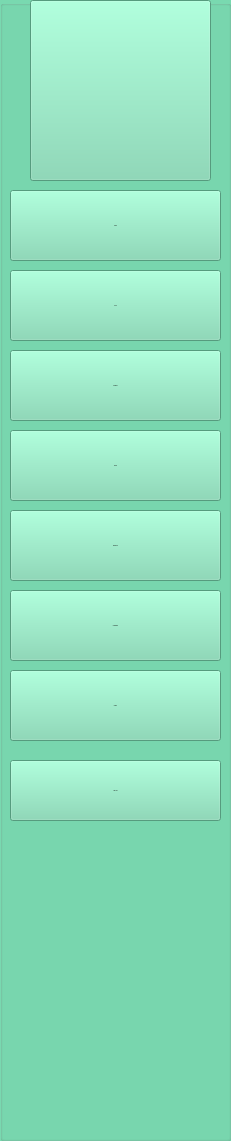
   <widget class="QGroupBox" name="groupBox">
    <property name="geometry">
     <rect>
      <x>0</x>
      <y>0</y>
      <width>231</width>
      <height>1141</height>
     </rect>
    </property>
    <property name="styleSheet">
     <string notr="true">background:#79d9b0; 
width:150px;</string>
    </property>
    <property name="title">
     <string/>
    </property>
    <widget class="QPushButton" name="pushButton_48">
     <property name="geometry">
      <rect>
       <x>10</x>
       <y>270</y>
       <width>211</width>
       <height>71</height>
      </rect>
     </property>
     <property name="font">
      <font>
       <family>Sitka Display Semibold</family>
       <pointsize>-1</pointsize>
       <italic>false</italic>
       <fontweight>DemiBold</fontweight>
      </font>
     </property>
     <property name="styleSheet">
      <string notr="true">          background-color:white;
font: 600 25px &quot;Sitka Display Semibold&quot;;
 QPushButton {
        background-color:blue; // Green background
        color: white;             // White text
        border: none;            // No border
        border-radius: 10px;      // Rounded corners
        padding: 10px 20px;       // Padding inside the button
        font-size: 16px;          // Font size
        font-weight: bold;        // Bold text
font: 600 25px &quot;Sitka Display Semibold&quot;;
    }
    QPushButton:hover {
       background-color: green;// Darker green on hover
    }
    QPushButton:pressed {
       background-color: #3e8e41; // Even darker green when pressed
    }
 </string>
     </property>
     <property name="text">
      <string>Stock</string>
     </property>
     <property name="icon">
      <iconset resource="background.qrc">
       <normaloff>:/resources/stock.png</normaloff>:/resources/stock.png</iconset>
     </property>
     <property name="iconSize">
      <size>
       <width>65</width>
       <height>100</height>
      </size>
     </property>
    </widget>
    <widget class="QPushButton" name="pushButton_49">
     <property name="geometry">
      <rect>
       <x>10</x>
       <y>350</y>
       <width>211</width>
       <height>71</height>
      </rect>
     </property>
     <property name="font">
      <font>
       <family>Sitka Display Semibold</family>
       <pointsize>-1</pointsize>
       <italic>false</italic>
       <fontweight>DemiBold</fontweight>
      </font>
     </property>
     <property name="styleSheet">
      <string notr="true">          background-color:white;
font: 600 25px &quot;Sitka Display Semibold&quot;;
 QPushButton {
        background-color:blue; // Green background
        color: white;             // White text
        border: none;            // No border
        border-radius: 10px;      // Rounded corners
        padding: 10px 20px;       // Padding inside the button
        font-size: 16px;          // Font size
        font-weight: bold;        // Bold text
font: 600 25px &quot;Sitka Display Semibold&quot;;
    }
    QPushButton:hover {
       background-color: #45a049;// Darker green on hover
    }
    QPushButton:pressed {
       background-color: #3e8e41; // Even darker green when pressed
    }
 </string>
     </property>
     <property name="text">
      <string>Suppliers</string>
     </property>
     <property name="icon">
      <iconset resource="background.qrc">
       <normaloff>:/background/resources/supplier.png</normaloff>:/background/resources/supplier.png</iconset>
     </property>
     <property name="iconSize">
      <size>
       <width>65</width>
       <height>90</height>
      </size>
     </property>
    </widget>
    <widget class="QPushButton" name="pushButton_50">
     <property name="geometry">
      <rect>
       <x>10</x>
       <y>760</y>
       <width>211</width>
       <height>61</height>
      </rect>
     </property>
     <property name="font">
      <font>
       <family>Sitka Display Semibold</family>
       <pointsize>-1</pointsize>
       <italic>false</italic>
       <fontweight>DemiBold</fontweight>
      </font>
     </property>
     <property name="styleSheet">
      <string notr="true">          background-color:white;
font: 600 25px &quot;Sitka Display Semibold&quot;;
 QPushButton {
        background-color:blue; // Green background
        color: white;             // White text
        border: none;            // No border
        border-radius: 10px;      // Rounded corners
        padding: 10px 20px;       // Padding inside the button
        font-size: 16px;          // Font size
        font-weight: bold;        // Bold text
font: 600 25px &quot;Sitka Display Semibold&quot;;
    }
    QPushButton:hover {
       background-color: #45a049;// Darker green on hover
    }
    QPushButton:pressed {
       background-color: #3e8e41; // Even darker green when pressed
    }
 </string>
     </property>
     <property name="text">
      <string>Sign Out</string>
     </property>
     <property name="icon">
      <iconset resource="background.qrc">
       <normaloff>:/background/resources/signout.jpg</normaloff>:/background/resources/signout.jpg</iconset>
     </property>
     <property name="iconSize">
      <size>
       <width>65</width>
       <height>50</height>
      </size>
     </property>
    </widget>
    <widget class="QPushButton" name="pushButton_51">
     <property name="geometry">
      <rect>
       <x>10</x>
       <y>430</y>
       <width>211</width>
       <height>71</height>
      </rect>
     </property>
     <property name="font">
      <font>
       <family>Sitka Display Semibold</family>
       <pointsize>-1</pointsize>
       <italic>false</italic>
       <fontweight>DemiBold</fontweight>
      </font>
     </property>
     <property name="styleSheet">
      <string notr="true">          background-color:white;
font: 600 25px &quot;Sitka Display Semibold&quot;;
 QPushButton {
        background-color:blue; // Green background
        color: white;             // White text
        border: none;            // No border
        border-radius: 10px;      // Rounded corners
        padding: 10px 20px;       // Padding inside the button
        font-size: 16px;          // Font size
        font-weight: bold;        // Bold text
font: 600 25px &quot;Sitka Display Semibold&quot;;
    }
    QPushButton:hover {
       background-color: #45a049;// Darker green on hover
    }
    QPushButton:pressed {
       background-color: #3e8e41; // Even darker green when pressed
    }
 </string>
     </property>
     <property name="text">
      <string>Profile</string>
     </property>
     <property name="icon">
      <iconset resource="background.qrc">
       <normaloff>:/background/resources/profil.png</normaloff>:/background/resources/profil.png</iconset>
     </property>
     <property name="iconSize">
      <size>
       <width>65</width>
       <height>90</height>
      </size>
     </property>
    </widget>
    <widget class="QPushButton" name="pushButton_52">
     <property name="geometry">
      <rect>
       <x>10</x>
       <y>590</y>
       <width>211</width>
       <height>71</height>
      </rect>
     </property>
     <property name="font">
      <font>
       <family>Sitka Display Semibold</family>
       <pointsize>-1</pointsize>
       <italic>false</italic>
       <fontweight>DemiBold</fontweight>
      </font>
     </property>
     <property name="styleSheet">
      <string notr="true">          background-color:white;
font: 600 25px &quot;Sitka Display Semibold&quot;;
 QPushButton {
        background-color:blue; // Green background
        color: white;             // White text
        border: none;            // No border
        border-radius: 10px;      // Rounded corners
        padding: 10px 20px;       // Padding inside the button
        font-size: 16px;          // Font size
        font-weight: bold;        // Bold text
font: 600 25px &quot;Sitka Display Semibold&quot;;
    }
    QPushButton:hover {
       background-color: #45a049;// Darker green on hover
    }
    QPushButton:pressed {
       background-color: #3e8e41; // Even darker green when pressed
    }
 </string>
     </property>
     <property name="text">
      <string>Complaints</string>
     </property>
     <property name="icon">
      <iconset resource="background.qrc">
       <normaloff>:/background/resources/complaint.png</normaloff>:/background/resources/complaint.png</iconset>
     </property>
     <property name="iconSize">
      <size>
       <width>65</width>
       <height>90</height>
      </size>
     </property>
    </widget>
    <widget class="QPushButton" name="pushButton_53">
     <property name="geometry">
      <rect>
       <x>10</x>
       <y>510</y>
       <width>211</width>
       <height>71</height>
      </rect>
     </property>
     <property name="font">
      <font>
       <family>Sitka Display Semibold</family>
       <pointsize>-1</pointsize>
       <italic>false</italic>
       <fontweight>DemiBold</fontweight>
      </font>
     </property>
     <property name="styleSheet">
      <string notr="true">          background-color:white;
font: 600 25px &quot;Sitka Display Semibold&quot;;
 QPushButton {
        background-color:blue; // Green background
        color: white;             // White text
        border: none;            // No border
        border-radius: 10px;      // Rounded corners
        padding: 10px 20px;       // Padding inside the button
        font-size: 16px;          // Font size
        font-weight: bold;        // Bold text
font: 600 25px &quot;Sitka Display Semibold&quot;;
    }
    QPushButton:hover {
       background-color: #45a049;// Darker green on hover
    }
    QPushButton:pressed {
       background-color: #3e8e41; // Even darker green when pressed
    }
 </string>
     </property>
     <property name="text">
      <string>Employers</string>
     </property>
     <property name="icon">
      <iconset resource="background.qrc">
       <normaloff>:/background/resources/employee.png</normaloff>:/background/resources/employee.png</iconset>
     </property>
     <property name="iconSize">
      <size>
       <width>65</width>
       <height>90</height>
      </size>
     </property>
    </widget>
    <widget class="QPushButton" name="pushButton_54">
     <property name="geometry">
      <rect>
       <x>10</x>
       <y>670</y>
       <width>211</width>
       <height>71</height>
      </rect>
     </property>
     <property name="font">
      <font>
       <family>Sitka Display Semibold</family>
       <pointsize>-1</pointsize>
       <italic>false</italic>
       <fontweight>DemiBold</fontweight>
      </font>
     </property>
     <property name="styleSheet">
      <string notr="true">          background-color:white;
font: 600 25px &quot;Sitka Display Semibold&quot;;
 QPushButton {
        background-color:blue; // Green background
        color: white;             // White text
        border: none;            // No border
        border-radius: 10px;      // Rounded corners
        padding: 10px 20px;       // Padding inside the button
        font-size: 16px;          // Font size
        font-weight: bold;        // Bold text
font: 600 25px &quot;Sitka Display Semibold&quot;;
    }
    QPushButton:hover {
       background-color: #45a049;// Darker green on hover
    }
    QPushButton:pressed {
       background-color: #3e8e41; // Even darker green when pressed
    }
 </string>
     </property>
     <property name="text">
      <string>Orders</string>
     </property>
     <property name="icon">
      <iconset resource="background.qrc">
       <normaloff>:/background/resources/purchases.png</normaloff>:/background/resources/purchases.png</iconset>
     </property>
     <property name="iconSize">
      <size>
       <width>65</width>
       <height>70</height>
      </size>
     </property>
    </widget>
    <widget class="QPushButton" name="pushButton_55">
     <property name="geometry">
      <rect>
       <x>10</x>
       <y>190</y>
       <width>211</width>
       <height>71</height>
      </rect>
     </property>
     <property name="font">
      <font>
       <family>Sitka Display Semibold</family>
       <pointsize>-1</pointsize>
       <italic>false</italic>
       <fontweight>DemiBold</fontweight>
      </font>
     </property>
     <property name="styleSheet">
      <string notr="true">          background-color:white;
font: 600 25px &quot;Sitka Display Semibold&quot;;
 QPushButton {
        background-color:blue; // Green background
        color: white;             // White text
        border: none;            // No border
        border-radius: 10px;      // Rounded corners
        padding: 10px 20px;       // Padding inside the button
        font-size: 16px;          // Font size
        font-weight: bold;        // Bold text
font: 600 25px &quot;Sitka Display Semibold&quot;;
    }
    QPushButton:hover {
       background-color: green;// Darker green on hover
    }
    QPushButton:pressed {
       background-color: #3e8e41; // Even darker green when pressed
    }
 </string>
     </property>
     <property name="text">
      <string>Home</string>
     </property>
     <property name="icon">
      <iconset resource="background.qrc">
       <normaloff>:/background/resources/dashboard.png</normaloff>:/background/resources/dashboard.png</iconset>
     </property>
     <property name="iconSize">
      <size>
       <width>65</width>
       <height>100</height>
      </size>
     </property>
    </widget>
    <widget class="QPushButton" name="pushButton_56">
     <property name="geometry">
      <rect>
       <x>30</x>
       <y>0</y>
       <width>181</width>
       <height>181</height>
      </rect>
     </property>
     <property name="font">
      <font>
       <family>Sitka Display Semibold</family>
       <pointsize>-1</pointsize>
       <italic>false</italic>
       <fontweight>DemiBold</fontweight>
      </font>
     </property>
     <property name="styleSheet">
      <string notr="true">          background-color:white;
font: 600 25px &quot;Sitka Display Semibold&quot;;
 QPushButton {
        background-color:blue; // Green background
        color: white;             // White text
        border: none;            // No border
        border-radius: 10px;      // Rounded corners
        padding: 10px 20px;       // Padding inside the button
        font-size: 16px;          // Font size
        font-weight: bold;        // Bold text
font: 600 25px &quot;Sitka Display Semibold&quot;;
    }
    QPushButton:hover {
       background-color: green;// Darker green on hover
    }
    QPushButton:pressed {
       background-color: #3e8e41; // Even darker green when pressed
    }
 </string>
     </property>
     <property name="text">
      <string/>
     </property>
     <property name="icon">
      <iconset resource="background.qrc">
       <normaloff>:/background/resources/logo.png</normaloff>:/background/resources/logo.png</iconset>
     </property>
     <property name="iconSize">
      <size>
       <width>250</width>
       <height>280</height>
      </size>
     </property>
    </widget>
   </widget>
